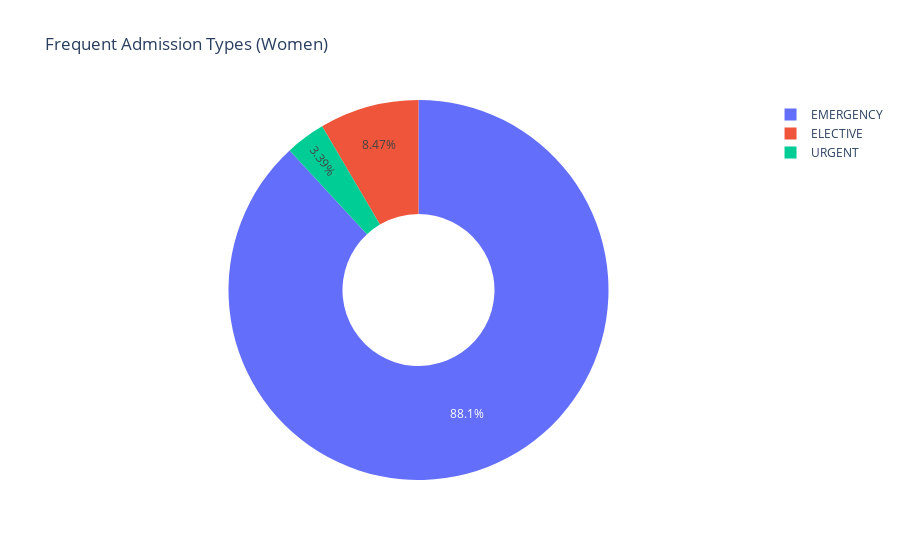

Notebook cell for this chart:
### Markdown cell above
## Admission Types for Women

### Code cell
# Admission trends in female patients
patient_admission_df = patients_df.merge(admissions_df, on='subject_id')

# Isolate female patients
female_patients_df = patient_admission_df[patient_admission_df['gender'] == 'F']
# Find admission counts for women
admissions_by_type = female_patients_df['admission_type'].value_counts().reset_index()
admissions_by_type.columns = ['admission_type', 'admissions_by_type']

fig = px.pie(
    admissions_by_type, values='admissions_by_type', 
    names='admission_type', 
    title='Frequent Admission Types (Women)',
    hole=0.4
)

fig.show()

### Figure 1 — Plotly figure (JSON) as saved in the notebook; plotly's stock layout.template omitted (floating-point values rounded to 4 significant figures)
{"data": [{"domain": {"x": [0, 1], "y": [0, 1]}, "hole": 0.4, "hovertemplate": "admission_type=%{label}<br>admissions_by_type=%{value}<extra></extra>", "labels": ["EMERGENCY", "ELECTIVE", "URGENT"], "legendgroup": "", "name": "", "showlegend": true, "type": "pie", "values": [52, 5, 2]}], "layout": {"legend": {"tracegroupgap": 0}, "title": {"text": "Frequent Admission Types (Women)"}}}
